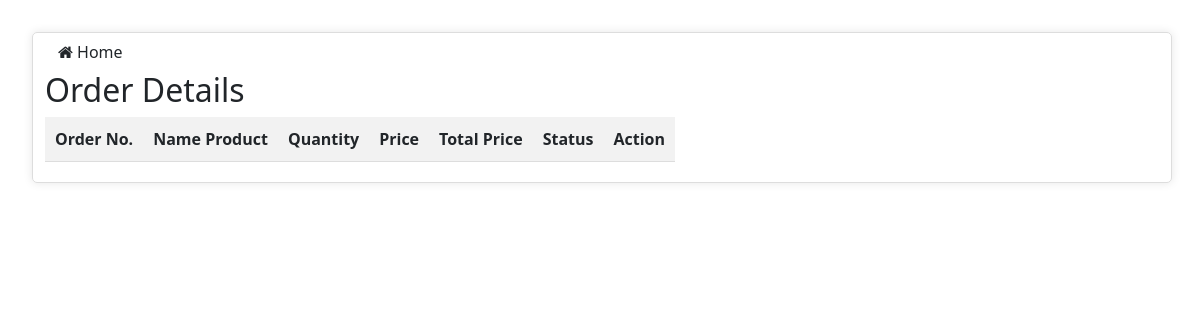
Before: /order-details.php (signed in) with the older database file.
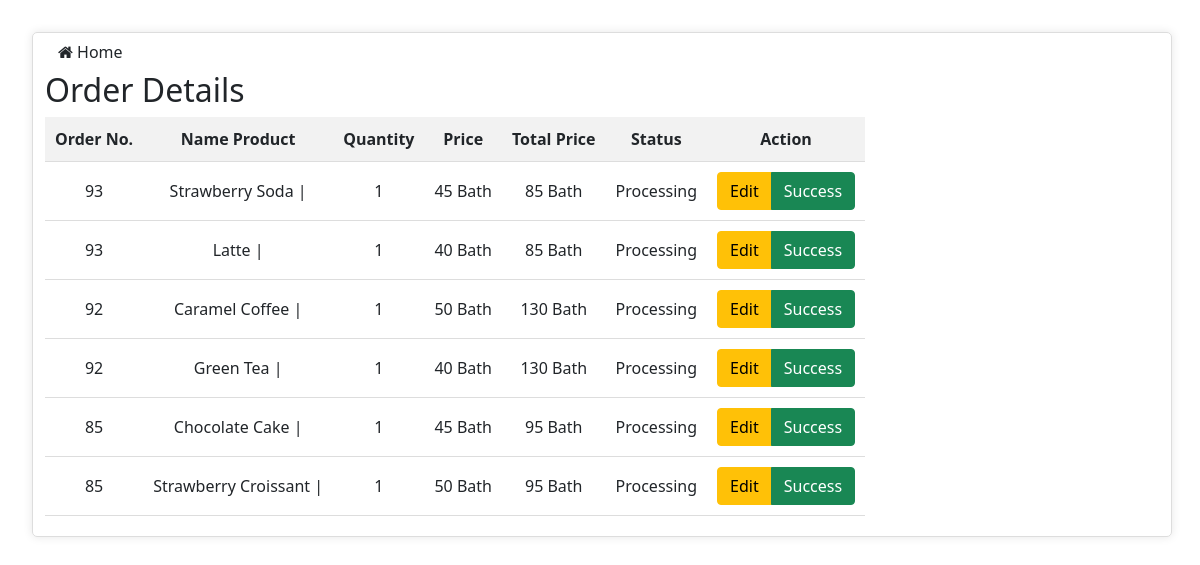
After: the same page with the newer database file.
### tables this page shows
CREATE TABLE `order_detail` (
  `id` int(11) NOT NULL,
  `id_bill` int(11) NOT NULL,
  `id_product` int(11) DEFAULT NULL,
  `qty` int(11) DEFAULT NULL,
  `price` int(11) DEFAULT NULL,
  `comment` varchar(50) DEFAULT NULL,
  `status` varchar(25) NOT NULL
);

CREATE TABLE `bill` (
  `id_bill` int(10) NOT NULL,
  `id_emp` int(10) NOT NULL,
  `total_price` int(11) NOT NULL,
  `status` varchar(25) NOT NULL,
  `order_date` datetime NOT NULL,
  `type` varchar(25) NOT NULL,
  `id_table` int(11) DEFAULT NULL,
  `slip` varchar(255) DEFAULT NULL
);

CREATE TABLE `products` (
  `id_product` int(11) NOT NULL,
  `image` varchar(255) NOT NULL,
  `name` varchar(50) NOT NULL,
  `price_h` int(11) NOT NULL,
  `price_c` int(11) NOT NULL,
  `price_f` int(11) NOT NULL,
  `type_1` varchar(25) NOT NULL,
  `type_2` varchar(25) NOT NULL,
  `status` varchar(25) NOT NULL,
  `create_at` datetime NOT NULL,
  `update_at` datetime NOT NULL
);

### order-details.php (the view, shortened to what this page needs)
<?php
    require_once('connect.php');
    $sql = "SELECT
    od.id,
    p.name AS product_name,
    od.qty,
    od.price,
    od.comment,
    od.status,
    b.total_price,
    b.id_bill
  FROM
    order_detail od
  JOIN
    products p ON od.id_product = p.id_product
  JOIN
    bill b ON od.id_bill = b.id_bill
  ORDER BY
    id DESC;";
    $result = $conn->query($sql);
?>
<!DOCTYPE html>
<html lang="en">
<head>
  <link rel="stylesheet" href="https://maxcdn.bootstrapcdn.com/bootstrap/4.5.2/css/bootstrap.min.css">
  <link rel="stylesheet" type="text/css" href="https://cdn.datatables.net/1.10.25/css/jquery.dataTables.css">
  <link href="https://cdn.jsdelivr.net/npm/bootstrap@5.1.3/dist/css/bootstrap.min.css" rel="stylesheet">
  <link rel="stylesheet" href="https://cdnjs.cloudflare.com/ajax/libs/font-awesome/4.7.0/css/font-awesome.min.css">
<link rel="stylesheet" href="css/order.css">
</head>
<body>
<div class="container">
        <?php if (!isset($_SESSION['username']) || $_SESSION['status'] === 'Manager') : ?>
            <a class="btn" href="manager.php" role="button"> <i class="fa fa-home"></i> Home</a>
        <?php else: ?>
            <a class="btn" href="admin.php" role="button"> <i class="fa fa-home"></i> Home</a>
        <?php endif; ?>
    <h2>Order Details</h2>
    <table id="table_id" class="display">
        <thead>
            <tr>
                <th>Order No.</th>
                <th>Name Product</th>
                <th>Quantity</th>
                <th>Price</th>
                <th>Total Price</th>
                <th>Status</th>
                <th>Action</th>
            </tr>
        </thead>
        <tbody>
            <?php
                if ($result->num_rows > 0) {
                while($row = $result->fetch_assoc()) {
                  if ($row['status'] === 'Processing') {
                    ?>
                                <tr>
                                    <td><?php echo $row["id_bill"]; ?></td>
                                    <td><?php echo $row["product_name"]; ?> | <?php echo $row["comment"]; ?></td>
                                    <td><?php echo $row["qty"]; ?></td>
                                    <td><?php echo $row["price"]; ?> Bath</td>
                                    <td><?php echo $row["total_price"]; ?> Bath</td>
                                    <td><?php echo $row['status']; ?></td>
                                    <td>
                                      <div class="btn-group">
                                      <a href="edit-product.php?id=<?php echo $row['id']; ?>" class="btn btn-warning">Edit</a>
                                      <a href="success.php?id=<?php echo $row['id']; ?>" class="btn btn-success">Success</a>
                                      </div>
                                  </td>
                                </tr>
                    <?php
                            }
                        }
                    } else {
                        echo "0 results";
                    }
                ?>
        </tbody>
    </table>
</div>
</body>
</html>

### css/order.css (style rules this page uses)
table { width: auto; border-collapse: collapse; margin-bottom: 20px; }
th, td { padding: 10px; text-align: center; border-bottom: 1px solid #ddd; }
th { background-color: #f2f2f2; }
.container { margin: 2rem; border: 1px solid #ddd; border-radius: 5px; box-shadow: 0 0 10px rgba(0, 0, 0, 0.1); }

Changed rows visible on the page:
added order_detail: id_bill.id_bill "93", id_product.name "Strawberry Soda", qty "1", price "45", id_bill.total_price "85", status "Processing"
added order_detail: id_bill.id_bill "93", id_product.name "Latte", qty "1", price "40", id_bill.total_price "85", status "Processing"
added order_detail: id_bill.id_bill "92", id_product.name "Caramel Coffee", qty "1", price "50", id_bill.total_price "130", status "Processing"
added order_detail: id_bill.id_bill "92", id_product.name "Green Tea", qty "1", price "40", id_bill.total_price "130", status "Processing"
added order_detail: id_bill.id_bill "85", id_product.name "Chocolate Cake", qty "1", price "45", id_bill.total_price "95", status "Processing"
added order_detail: id_bill.id_bill "85", id_product.name "Strawberry Croissant", qty "1", price "50", id_bill.total_price "95", status "Processing"
